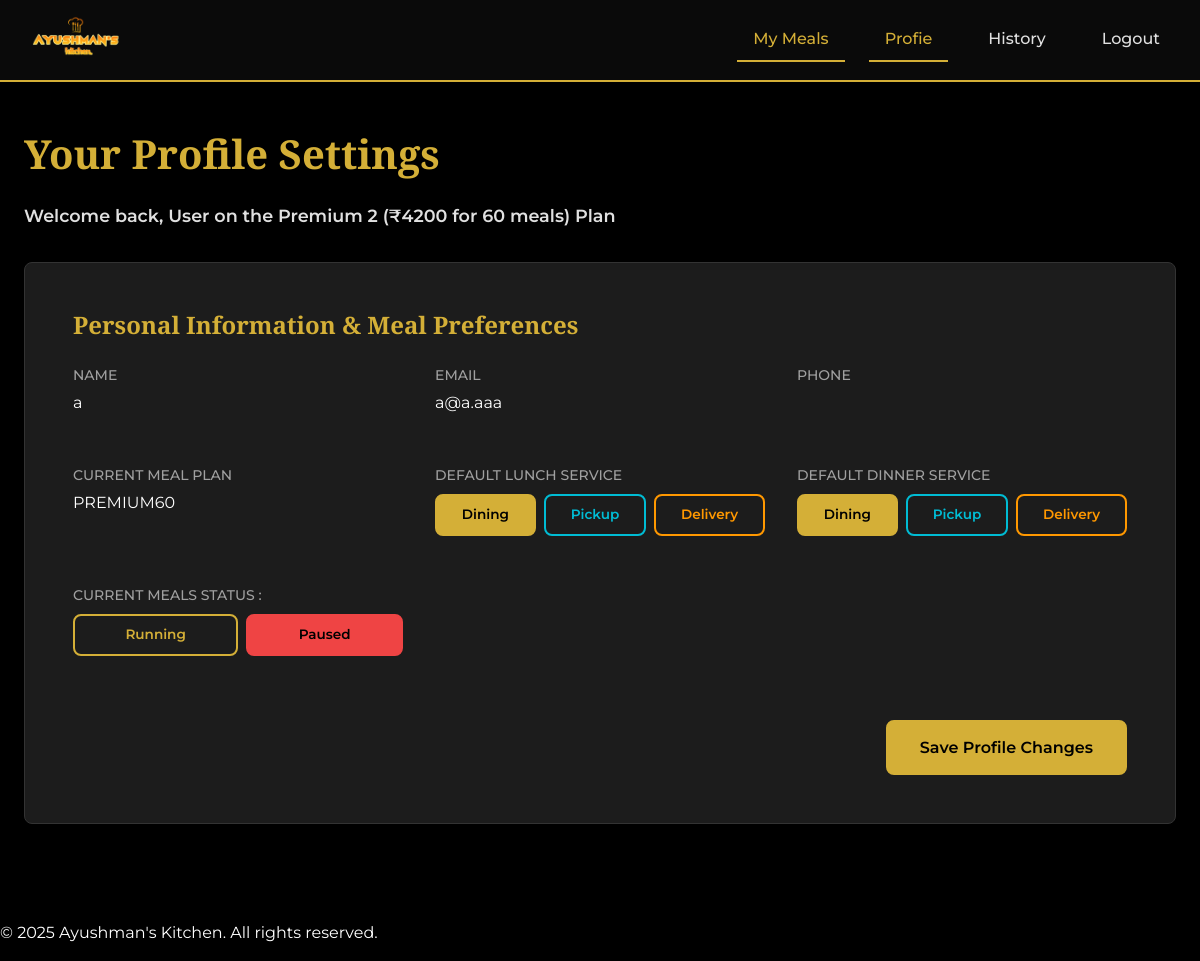
/user-profile (signed in), run on an earlier commit of the app's database.
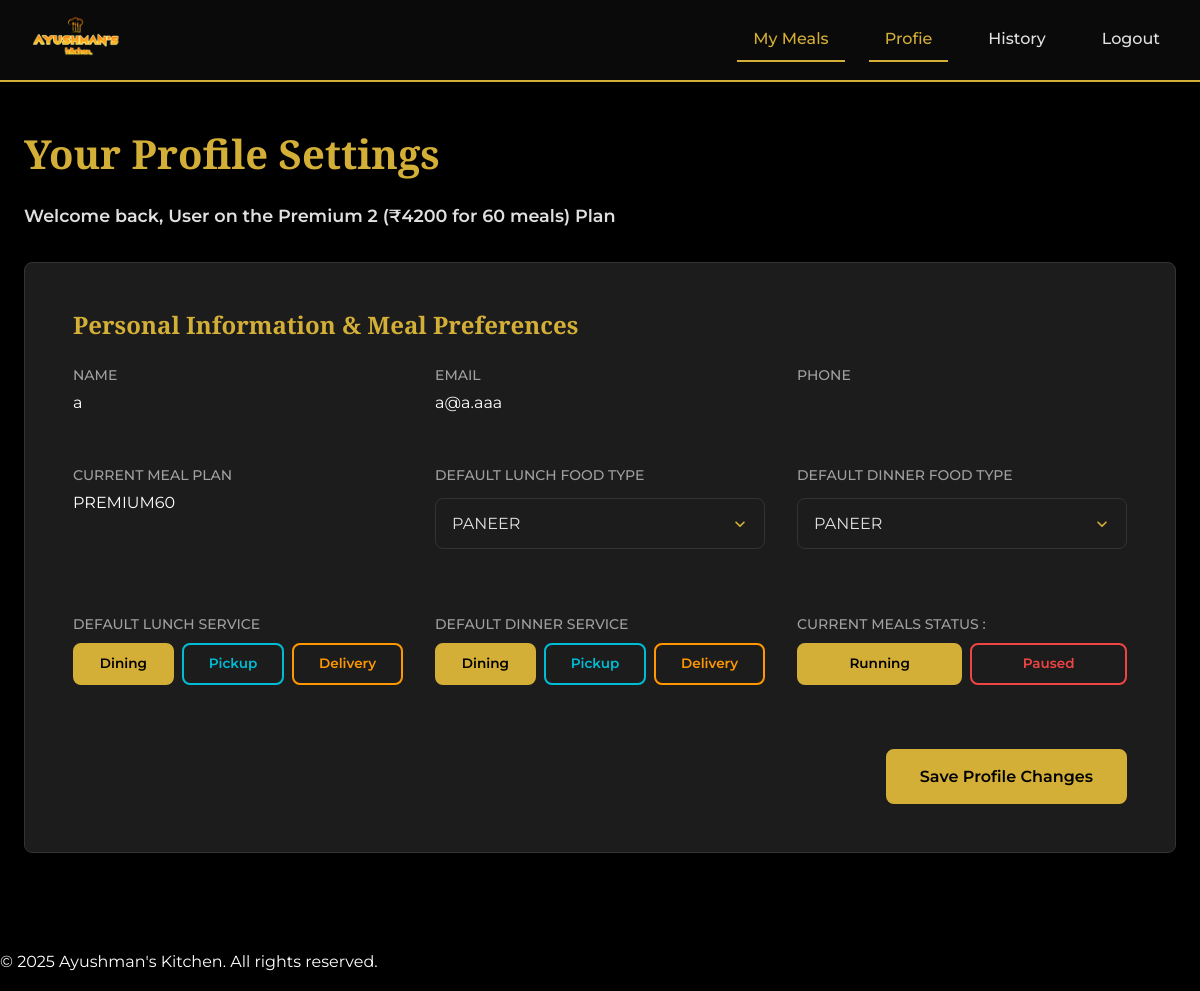
And on a later commit of the database.
### Customers/views.py (the view, shortened to what this page needs)
# urls.py: path('user-profile', user_profile,name="user_profile"),
@login_required
def user_profile(request):
    user=request.user
    return render(request,'Customer/user-profile.html')

### templates/Customer/user-profile.html (shortened to what the changed rows need)
{% load static %}
<!DOCTYPE html>
<html lang="en">
<head>
    <link rel="stylesheet" href={% static "Customer/styles-user-profile.css" %}>
</head>
<body>
    <main class="user-page">
        <div class="user-container">
            <h1 class="page-title">Your Profile Settings</h1>
            <section class="profile-card">
                <form method="POST" action="{% url 'user_profile' %}">
                    <h2 class="section-title">Personal Information & Meal Preferences</h2>
                    <div class="profile-info-grid">
                        {% if request.user.paused_subscription %}
                                     <div class="message-banner warning" role="alert">
                                <p>
                                    ⚠️ <strong>Plan Ended Alert!</strong>
                                    You have <strong>0</strong> meals left.
                                    Please renew your plan soon to resume services.
                                </p>
                            </div>
                        {% else %}
                            {% if request.user.subscription_choice == "PREMIUM30" or request.user.subscription_choice == "PREMIUM60" %}
                                {% if request.user.lunch_status_active %}
                                    <div class="info-group">
                                        <label for="defaultLunchFood" class="info-label">Default Lunch Food Type</label>
                                        <select id="defaultLunchFood" class="select-field" name="default_premium_lunch">
                                            <option value="PANEER" {% if request.user.PREMIUM_MENU_LUNCH_default_choice == "PANEER" %}selected{% endif %}>PANEER</option>
                                        </select>
                                    </div>
                                {% endif %}
                                {% if request.user.dinner_status_active %}
                                    <div class="info-group">
                                        <label for="defaultDinnerFood" class="info-label">Default Dinner Food Type</label>
                                        <select id="defaultDinnerFood" class="select-field" name="default_premium_dinner">
                                            <option value="PANEER" {% if request.user.PREMIUM_MENU_DINNER_default_choice == "PANEER" %}selected{% endif %}>PANEER</option>
                                        </select>
                                    </div>
                                {% endif %}
                            {% endif %}
                            <div class="info-group">
                                <span class="info-label">Default Lunch Service</span>
                                <div class="default-service-options radio-group">
                                    <label for="def-lunch-dining" class="radio-label btn-dining">Dining</label>
                                    <label for="def-lunch-pickup" class="radio-label btn-pickup">Pickup</label>
                                    <label for="def-lunch-delivery" class="radio-label btn-delivery">Delivery</label>
                                </div>
                            </div>
                            <div class="info-group">
                                <span class="info-label">Default Dinner Service</span>
                                <div class="default-service-options radio-group">
                                    <label for="def-dinner-dining" class="radio-label btn-dining">Dining</label>
                                    <label for="def-dinner-pickup" class="radio-label btn-pickup">Pickup</label>
                                    <label for="def-dinner-delivery" class="radio-label btn-delivery">Delivery</label>
                                </div>
                            </div>
                            <div class="info-group">
                                <span class="info-label">Current Meals Status :</span>
                                <div class="default-service-options radio-group">
                                    <label for="status-available" class="radio-label btn-dining">Running</label>
                                    <label for="status-not-available" class="radio-label btn-cancel">Paused</label>
                                </div>
                            </div>
                    </div>
                    <div class="profile-actions">
                        <button class="btn btn-primary">Save Profile Changes</button>
                    </div>
                    {% endif %}
                </form>
            </section>
        </div>
    </main>
</body>
</html>

What changed in the data, as far as the page shows it:
changed Customer "a@a.aaa": lunch_status_active False → True (drawn); dinner_status_active False → True (drawn)
Also different on the page:
form field default_premium_lunch: (not shown) → "PANEER"
form field default_premium_dinner: (not shown) → "PANEER"
text now shown: "DEFAULT LUNCH FOOD TYPE DEFAULT DINNER FOOD TYPE"
